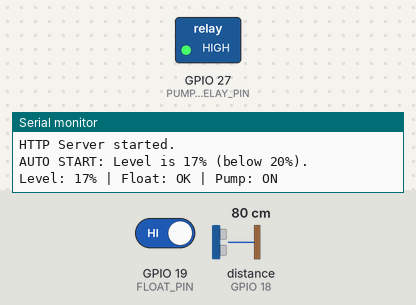
Bench run of a sketch on a simulated ESP32. Parts: switched loads named in the sketch (green lamp = pin HIGH), the last lines printed to the serial monitor. Wiring (inferred from the names in the program): ultrasonic range finder: trigger GPIO 5; echo GPIO 18. The test bench sets the inputs (shaded band); at power-on: distance to the obstacle (sensor on GPIO 18) 80 cm, GPIO 19 (FLOAT_PIN) HIGH. The echo pulse lasts 58.3 µs per cm; WiFi joins after 1.5 s; servers stay silent unless stated; pins used as bus, display or sensor lines are not drawn.

Above: at 2.7 s.
2.8 s: distance to the obstacle (sensor on GPIO 18) set to 17 cm
5.5 s: distance to the obstacle (sensor on GPIO 18) set to 13 cm
At 6.8 s:
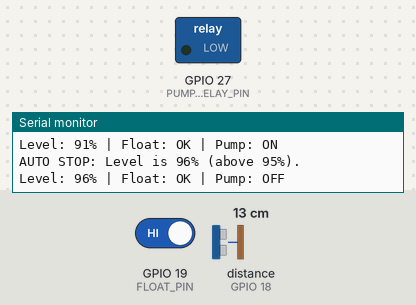
Timing chart, 0 to 8.5 s (numbered marks = the images above; inputs shaded):
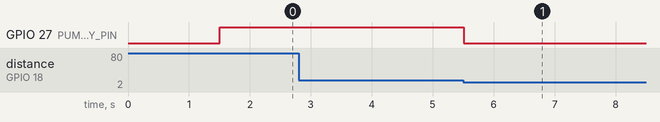

The sketch:

WaterTankLevelIndicator.ino
```cpp
// ----------------------------------------------------
// Water Tank Level Indicator with Pump Control: ESP32 Code
// Microcontroller: ESP32/ESP8266
// ----------------------------------------------------

#include <WiFi.h>
#include <WebServer.h>

// --- Configuration ---
const char* ssid = "YOUR_WIFI_SSID";
const char* password = "YOUR_WIFI_PASSWORD";

// Pin Definitions
const int TRIG_PIN = 5;      // Ultrasonic Sensor Trig pin
const int ECHO_PIN = 18;     // Ultrasonic Sensor Echo pin
const int FLOAT_PIN = 19;    // Float Sensor pin (DANGER/FULL signal)
const int PUMP_RELAY_PIN = 27; // Relay pin (HIGH = Pump ON)

// Tank Dimensions and Control Thresholds
const float TANK_HEIGHT_CM = 100.0; // Total height of the tank in cm
const float MAX_DISTANCE_CM = 95.0; // Max distance sensor can read (empty tank)
const float MIN_DISTANCE_CM = 10.0; // Min distance sensor can read (full tank)

// Control Thresholds (as a percentage of tank full)
const int AUTO_START_LEVEL = 20; // Start pump when level is below 20%
const int AUTO_STOP_LEVEL = 95;  // Stop pump when level reaches 95%

// State Variables
bool autoMode = true; // Flag for automatic pump control
WebServer server(80);

// --- Functions ---

/**
 * Reads the distance from the ultrasonic sensor.
 * Returns the distance in centimeters.
 */
float readDistanceCm() {
  // Clear the Trig pin
  digitalWrite(TRIG_PIN, LOW);
  delayMicroseconds(2);

  // Send a 10us pulse to trigger the sensor
  digitalWrite(TRIG_PIN, HIGH);
  delayMicroseconds(10);
  digitalWrite(TRIG_PIN, LOW);

  // Measure the duration of the echo pulse
  long duration = pulseIn(ECHO_PIN, HIGH);

  // Calculate the distance (Sound speed = 0.0343 cm/us)
  float distanceCm = duration * 0.0343 / 2;

  // Simple filter for out-of-range values
  if (distanceCm > MAX_DISTANCE_CM * 1.5 || distanceCm < 0) {
    return -1.0; // Indicate error
  }

  return distanceCm;
}

/**
 * Calculates the water level percentage.
 * Returns level as an integer 0-100.
 */
int calculateLevel(float distanceCm) {
  // Ensure the distance is within the measurable range (from the sensor's perspective)
  if (distanceCm < MIN_DISTANCE_CM) distanceCm = MIN_DISTANCE_CM;
  if (distanceCm > MAX_DISTANCE_CM) distanceCm = MAX_DISTANCE_CM;

  // The water height is the max sensor distance minus the measured distance
  float waterHeight = MAX_DISTANCE_CM - distanceCm;

  // Calculate percentage based on the usable tank height range
  float usableRange = MAX_DISTANCE_CM - MIN_DISTANCE_CM;
  int levelPercent = map(waterHeight * 100, 0, usableRange * 100, 0, 100);

  // Clamp the result between 0 and 100
  return constrain(levelPercent, 0, 100);
}

/**
 * Core control logic for the water pump.
 */
void pumpControl(int levelPercent, bool floatSensorFull) {
  if (autoMode) {
    // 1. Check for emergency stop (Float Sensor overrides everything)
    if (floatSensorFull) {
      if (digitalRead(PUMP_RELAY_PIN) == HIGH) {
        digitalWrite(PUMP_RELAY_PIN, LOW); // Turn OFF pump
        Serial.println("SAFETY STOP: Float sensor triggered (Tank FULL).");
      }
      return; // Stop checking auto-logic
    }

    // 2. Auto Start Logic (when level is low)
    if (levelPercent <= AUTO_START_LEVEL) {
      if (digitalRead(PUMP_RELAY_PIN) == LOW) {
        digitalWrite(PUMP_RELAY_PIN, HIGH); // Turn ON pump
        Serial.printf("AUTO START: Level is %d%% (below %d%%).\n", levelPercent, AUTO_START_LEVEL);
      }
    }
    // 3. Auto Stop Logic (when level is high)
    else if (levelPercent >= AUTO_STOP_LEVEL) {
      if (digitalRead(PUMP_RELAY_PIN) == HIGH) {
        digitalWrite(PUMP_RELAY_PIN, LOW); // Turn OFF pump
        Serial.printf("AUTO STOP: Level is %d%% (above %d%%).\n", levelPercent, AUTO_STOP_LEVEL);
      }
    }
  }
}

// --- Web Server Handlers ---

String getPage(int levelPercent, bool floatSensorFull) {
  // Simple HTML/CSS for the local web interface
  String html = R"rawliteral(
<!DOCTYPE html>
<html>
<head>
<meta name="viewport" content="width=device-width, initial-scale=1">
<title>Water Tank Controller</title>
<style>
body { font-family: Arial, sans-serif; background: #e9ecef; margin: 0; padding: 20px;}
.container { max-width: 500px; margin: auto; background: #fff; padding: 30px; border-radius: 10px; box-shadow: 0 4px 12px rgba(0,0,0,0.1); }
h1 { color: #007bff; text-align: center; }
.level-gauge { background: #f1f1f1; border: 1px solid #ccc; height: 200px; position: relative; border-radius: 8px; margin-bottom: 25px; overflow: hidden; }
.water-fill { position: absolute; bottom: 0; left: 0; width: 100%; background: #4dabf7; transition: height 0.5s; }
.level-text { position: absolute; top: 50%; left: 50%; transform: translate(-50%, -50%); font-size: 2.5em; font-weight: bold; color: #1e3a8a; text-shadow: 1px 1px 2px white; z-index: 10; }
.status-box { padding: 10px; border-radius: 6px; margin-bottom: 20px; text-align: center; font-weight: bold; }
.status-box.on { background-color: #d4edda; color: #155724; border: 1px solid #c3e6cb; }
.status-box.off { background-color: #f8d7da; color: #721c24; border: 1px solid #f5c6cb; }
.float-status { font-size: 0.9em; margin-top: 10px; color: %s; }
.control button { padding: 10px 15px; border: none; border-radius: 5px; cursor: pointer; margin: 5px; font-size: 1em; width: 45%%; }
.control .auto { background-color: %s; color: white; }
.control .manual { background-color: %s; color: white; }
.thresholds { margin-top: 20px; font-size: 0.9em; color: #666; text-align: center;}
</style>
<script>
function sendCommand(mode, state) {
    fetch('/control?mode=' + mode + '&state=' + state, { method: 'POST' })
        .then(() => location.reload());
}
</script>
</head>
<body>
<div class="container">
<h1>Water Tank Monitor</h1>

<div class="level-gauge">
    <div class="water-fill" style="height: %d%%;"></div>
    <div class="level-text">%d%%</div>
</div>

<div class="status-box %s">
    Pump Status: %s
    <div class="float-status">Float Sensor Status: %s</div>
</div>

<h2>Control Panel</h2>
<div class="control" style="text-align: center;">
    <button class="auto" onclick="sendCommand('mode', '%s')">
        %s Mode
    </button>
    <button class="manual" onclick="sendCommand('pump', '%s')">
        Pump %s
    </button>
</div>

<div class="thresholds">
    Auto Start Below: %d%% | Auto Stop Above: %d%%
</div>
</div>
</body>
</html>
)rawliteral";

  // Determine pump status for display
  bool pumpIsOn = (digitalRead(PUMP_RELAY_PIN) == HIGH);
  String pump_class = pumpIsOn ? "on" : "off";
  String pump_text = pumpIsOn ? "ON (Filling)" : "OFF";

  // Determine Float sensor status
  String float_text = floatSensorFull ? "Tank FULL (Safety ON)" : "Tank OK";
  String float_color = floatSensorFull ? "#dc3545" : "#28a745";

  // Determine control mode button states
  String mode_btn_text = autoMode ? "SWITCH TO MANUAL" : "SWITCH TO AUTO";
  String mode_btn_action = autoMode ? "manual" : "auto";
  String mode_btn_color = autoMode ? "#ffc107" : "#007bff";

  String pump_btn_text = pumpIsOn ? "MANUAL STOP" : "MANUAL START";
  String pump_btn_action = pumpIsOn ? "off" : "on";
  String pump_btn_color = pumpIsOn ? "#dc3545" : "#28a745";

  // Format the HTML content
  return String::format(
    html.c_str(),
    float_color.c_str(), // %s
    mode_btn_color.c_str(), // %s
    pump_btn_color.c_str(), // %s
    levelPercent, // %d
    levelPercent, // %d
    pump_class.c_str(), // %s
    pump_text.c_str(), // %s
    float_text.c_str(), // %s
    mode_btn_action.c_str(), // %s
    mode_btn_text.c_str(), // %s
    pump_btn_action.c_str(), // %s
    pump_btn_text.c_str(), // %s
    AUTO_START_LEVEL, // %d
    AUTO_STOP_LEVEL  // %d
  );
}

// Handler for the root page ("/")
void handleRoot() {
  float distance = readDistanceCm();
  int level = calculateLevel(distance);
  bool floatSensor = (digitalRead(FLOAT_PIN) == LOW); // LOW means water is HIGH/FULL
  server.send(200, "text/html", getPage(level, floatSensor));
}

// Handler for manual control
void handleControl() {
  if (server.hasArg("mode")) {
    String mode = server.arg("mode");
    if (mode == "auto") {
      autoMode = true;
      Serial.println("Control mode set to AUTO.");
    } else if (mode == "manual") {
      autoMode = false;
      Serial.println("Control mode set to MANUAL.");
    }
  }
  if (server.hasArg("pump")) {
    if (!autoMode) { // Only allow manual pump control when autoMode is OFF
      String state = server.arg("pump");
      if (state == "on") {
        digitalWrite(PUMP_RELAY_PIN, HIGH);
        Serial.println("Manual Pump ON.");
      } else if (state == "off") {
        digitalWrite(PUMP_RELAY_PIN, LOW);
        Serial.println("Manual Pump OFF.");
      }
    } else {
      Serial.println("Manual control denied: Auto mode is active.");
    }
  }
  // Redirect back to the main page
  server.sendHeader("Location", "/");
  server.send(303);
}

void setup() {
  Serial.begin(115200);

  // Pin setup
  pinMode(TRIG_PIN, OUTPUT);
  pinMode(ECHO_PIN, INPUT);
  pinMode(FLOAT_PIN, INPUT_PULLUP); // Use INPUT_PULLUP, assuming float sensor pulls LOW when water is HIGH
  pinMode(PUMP_RELAY_PIN, OUTPUT);
  digitalWrite(PUMP_RELAY_PIN, LOW); // Ensure pump starts OFF

  // --- WiFi Connection ---
  WiFi.begin(ssid, password);
  while (WiFi.status() != WL_CONNECTED) {
    delay(500);
    Serial.print(".");
  }
  Serial.println("\nWiFi connected.");
  Serial.print("IP Address: ");
  Serial.println(WiFi.localIP());

  // --- Web Server Initialization ---
  server.on("/", HTTP_GET, handleRoot);
  server.on("/control", HTTP_POST, handleControl);
  server.begin();
  Serial.println("HTTP Server started.");
}

void loop() {
  server.handleClient(); // Handle incoming web requests

  // Read Sensors
  float distance = readDistanceCm();
  bool floatSensorFull = (digitalRead(FLOAT_PIN) == LOW); // LOW for full tank

  if (distance != -1.0) { // Check for valid ultrasonic reading
    int level = calculateLevel(distance);
    pumpControl(level, floatSensorFull); // Run the control logic
    Serial.printf("Level: %d%% | Float: %s | Pump: %s\n",
                  level, floatSensorFull ? "FULL" : "OK",
                  digitalRead(PUMP_RELAY_PIN) == HIGH ? "ON" : "OFF");
  } else {
    Serial.println("Ultrasonic read error. Maintaining current pump state.");
  }

  delay(2000); // Check and update every 2 seconds
}
```

Measured:
- the behaviour switches between 15 and 14 cm on distance to the obstacle (sensor on GPIO 18) (found by bisection; images 0 and 1)
- after the input at 5.5 s, GPIO 27 (PUMP_RELAY_PIN): HIGH → LOW at once
